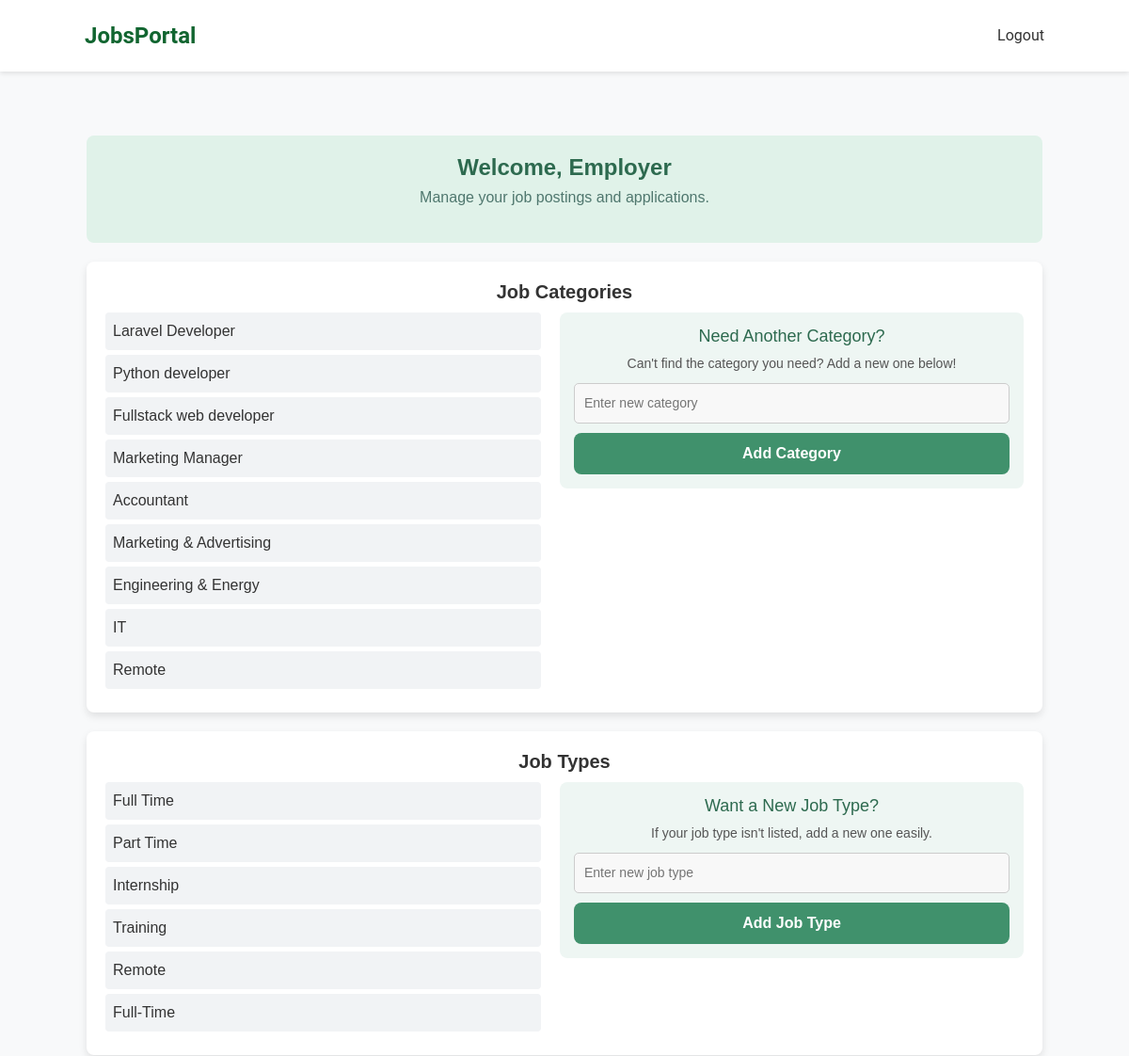
The app's page /emp/ (signed in, upper part), older data.
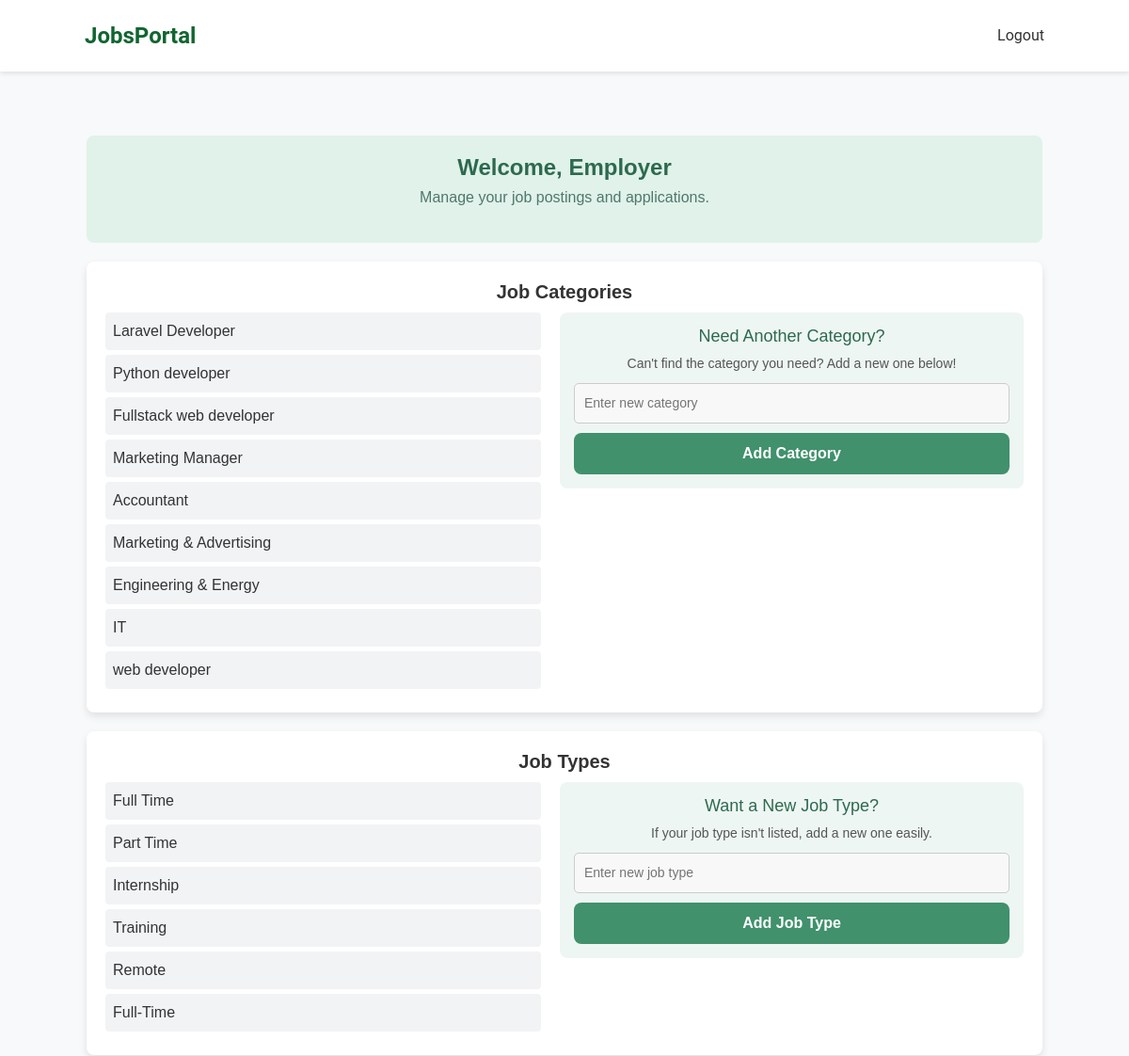
The same page, newer data.
### jobs/models.py (models this page shows, shortened)
class JobCategory(models.Model):
    name = models.CharField(max_length=100, unique=True)

class JobType(models.Model):
    name = models.CharField(max_length=50, unique=True)

### jobs/views.py (the view)
# urls.py: path('emp/',employer_dashboard),
@login_required
def employer_dashboard(request):
    job_categories = JobCategory.objects.all()
    job_types = JobType.objects.all()
    return render(request, 'empdash.html', {'job_categories': job_categories, 'job_types': job_types})

### jobs/templates/empdash.html (shortened to what this page needs)
{% extends 'base.html' %}
{% load static %}
{% block content %}
<div class="dashboard-container">
    <div class="welcome-banner">
        <h2>Welcome, Employer</h2>
        <p>Manage your job postings and applications.</p>
    </div>
    <div class="section">
        <h3>Job Categories</h3>
        <div class="category-container">
            <ul class="category-list">
                {% for category in job_categories %}
                    <li>{{ category.name }}</li>
                {% endfor %}
            </ul>
            <div class="category-form">
                <h4>Need Another Category?</h4>
                <p>Can't find the category you need? Add a new one below!</p>
                <form method="POST" action="/addcategory/">
                    <input type="text" name="category_name" placeholder="Enter new category" required>
                    <button type="submit" class="btn btn-add">Add Category</button>
                </form>
            </div>
        </div>
    </div>
    <div class="section">
        <h3>Job Types</h3>
        <div class="category-container">
            <ul class="category-list">
                {% for job_type in job_types %}
                    <li>{{ job_type.name }}</li>
                {% endfor %}
            </ul>
            <div class="category-form">
                <h4>Want a New Job Type?</h4>
                <p>If your job type isn't listed, add a new one easily.</p>
                <form method="POST" action="/addtype/">
                    <input type="text" name="job_type_name" placeholder="Enter new job type" required>
                    <button type="submit" class="btn btn-add">Add Job Type</button>
                </form>
            </div>
        </div>
    </div>
</div>
{% endblock %}

Row changes from the older to the newer data that the page shows:
removed JobCategory: name "Remote"
added JobCategory: name "web developer"
